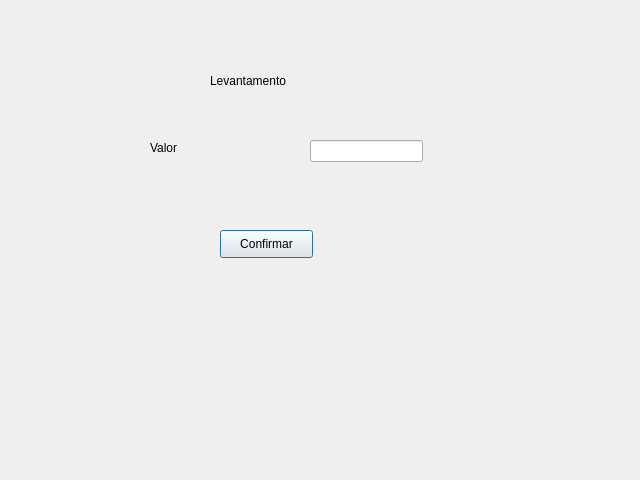
<?xml version="1.0" encoding="UTF-8"?>
<ui version="4.0">
 <class>FrmLevantamento</class>
 <widget class="QDialog" name="FrmLevantamento">
  <property name="geometry">
   <rect>
    <x>0</x>
    <y>0</y>
    <width>640</width>
    <height>480</height>
   </rect>
  </property>
  <property name="windowTitle">
   <string>Dialog</string>
  </property>
  <widget class="QLabel" name="label">
   <property name="geometry">
    <rect>
     <x>210</x>
     <y>70</y>
     <width>141</width>
     <height>21</height>
    </rect>
   </property>
   <property name="text">
    <string>Levantamento</string>
   </property>
  </widget>
  <widget class="QLineEdit" name="txtValor">
   <property name="geometry">
    <rect>
     <x>310</x>
     <y>140</y>
     <width>113</width>
     <height>22</height>
    </rect>
   </property>
  </widget>
  <widget class="QLabel" name="label_2">
   <property name="geometry">
    <rect>
     <x>150</x>
     <y>140</y>
     <width>55</width>
     <height>16</height>
    </rect>
   </property>
   <property name="text">
    <string>Valor</string>
   </property>
  </widget>
  <widget class="QPushButton" name="btConfirm">
   <property name="geometry">
    <rect>
     <x>220</x>
     <y>230</y>
     <width>93</width>
     <height>28</height>
    </rect>
   </property>
   <property name="text">
    <string>Confirmar</string>
   </property>
  </widget>
 </widget>
 <resources/>
 <connections/>
</ui>
